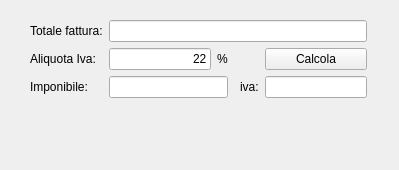
<?xml version="1.0" encoding="UTF-8"?>
<ui version="4.0">
 <class>Form</class>
 <widget class="QWidget" name="Form">
  <property name="geometry">
   <rect>
    <x>0</x>
    <y>0</y>
    <width>399</width>
    <height>170</height>
   </rect>
  </property>
  <property name="windowTitle">
   <string>Imponibile - Biagio Raucci</string>
  </property>
  <widget class="QWidget" name="layoutWidget">
   <property name="geometry">
    <rect>
     <x>30</x>
     <y>20</y>
     <width>337</width>
     <height>131</height>
    </rect>
   </property>
   <layout class="QGridLayout" name="gridLayout">
    <item row="2" column="1" colspan="2">
     <widget class="QLineEdit" name="lE_imponibile">
      <property name="alignment">
       <set>Qt::AlignRight|Qt::AlignTrailing|Qt::AlignVCenter</set>
      </property>
      <property name="readOnly">
       <bool>true</bool>
      </property>
     </widget>
    </item>
    <item row="3" column="0" colspan="6">
     <widget class="QLabel" name="l_errore">
      <property name="text">
       <string/>
      </property>
     </widget>
    </item>
    <item row="0" column="1" colspan="5">
     <widget class="QLineEdit" name="lE_totFattura">
      <property name="alignment">
       <set>Qt::AlignRight|Qt::AlignTrailing|Qt::AlignVCenter</set>
      </property>
     </widget>
    </item>
    <item row="2" column="0">
     <widget class="QLabel" name="label_3">
      <property name="text">
       <string>Imponibile:</string>
      </property>
     </widget>
    </item>
    <item row="1" column="5">
     <widget class="QPushButton" name="pB_calcola">
      <property name="text">
       <string>Calcola</string>
      </property>
     </widget>
    </item>
    <item row="0" column="0">
     <widget class="QLabel" name="label">
      <property name="text">
       <string>Totale fattura:</string>
      </property>
     </widget>
    </item>
    <item row="1" column="2">
     <widget class="QLabel" name="label_4">
      <property name="text">
       <string>%</string>
      </property>
     </widget>
    </item>
    <item row="1" column="0">
     <widget class="QLabel" name="label_2">
      <property name="text">
       <string>Aliquota Iva:</string>
      </property>
     </widget>
    </item>
    <item row="1" column="1">
     <widget class="QLineEdit" name="lE_aliquota">
      <property name="text">
       <string>22</string>
      </property>
      <property name="alignment">
       <set>Qt::AlignRight|Qt::AlignTrailing|Qt::AlignVCenter</set>
      </property>
     </widget>
    </item>
    <item row="2" column="5">
     <widget class="QLineEdit" name="lE_iva">
      <property name="alignment">
       <set>Qt::AlignRight|Qt::AlignTrailing|Qt::AlignVCenter</set>
      </property>
      <property name="readOnly">
       <bool>true</bool>
      </property>
     </widget>
    </item>
    <item row="2" column="4">
     <widget class="QLabel" name="label_5">
      <property name="text">
       <string>iva:</string>
      </property>
     </widget>
    </item>
   </layout>
  </widget>
 </widget>
 <resources/>
 <connections>
  <connection>
   <sender>pB_calcola</sender>
   <signal>clicked()</signal>
   <receiver>Form</receiver>
   <slot>pB_valutaClick()</slot>
   <hints>
    <hint type="sourcelabel">
     <x>333</x>
     <y>61</y>
    </hint>
    <hint type="destinationlabel">
     <x>383</x>
     <y>147</y>
    </hint>
   </hints>
  </connection>
  <connection>
   <sender>lE_totFattura</sender>
   <signal>returnPressed()</signal>
   <receiver>Form</receiver>
   <slot>pB_valutaClick()</slot>
   <hints>
    <hint type="sourcelabel">
     <x>248</x>
     <y>33</y>
    </hint>
    <hint type="destinationlabel">
     <x>275</x>
     <y>152</y>
    </hint>
   </hints>
  </connection>
 </connections>
 <slots>
  <slot>pB_valutaClick()</slot>
 </slots>
</ui>
